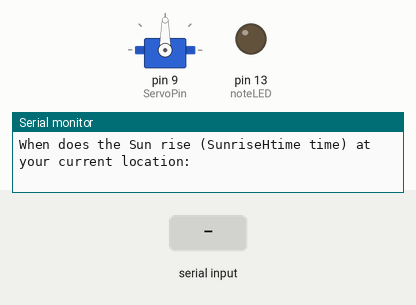
This sketch was run on a simulated Arduino Uno, built with avr-gcc and run on an emulated ATmega328P. Parts: servo, output pins drawn as LEDs (lit = HIGH), the last lines printed to the serial monitor. The inputs (shaded band) are chosen by the test bench.

Above: at 0.9 s.
1.0 s: "90,45,200,10\n" received over Serial
At 1.8 s:
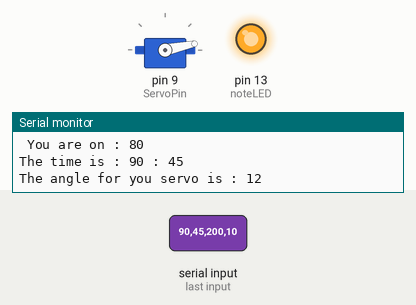
At 7.8 s:
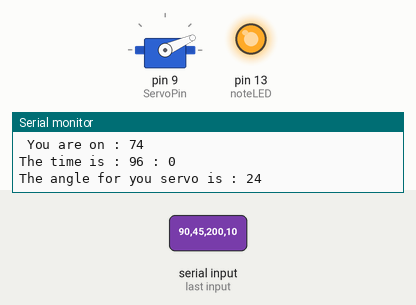
Timing chart, 0 to 17.5 s (numbered marks = the images above; inputs shaded):
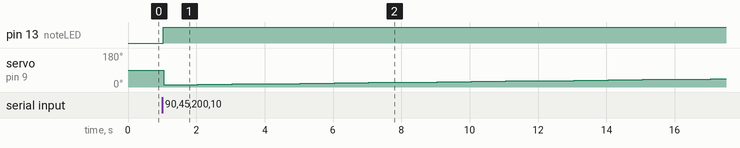

The sketch:

Backup1.ino
```cpp
#include <Servo.h> // Open up the servo motor library.


int SunriseHtime;
int sunriseSecondVariable;
int SunriseMtime;
int sunriseMsecond;

int ServoPin = 9;

int sunsetHours;
int sunsetMinutes;

int Time_In_Between_Hours;
int TimeInHoursM;
int Time_In_Between_Minutes;
int Total_Time;
int TotalTime_Number;
int Angle;

int i;

int noteLED = 13;

int oneTWO;
int twoTWO;

int TIPD;
int TIPD2;


Servo sunFollower ;

void setup() {

  Serial.begin(115200);
  sunFollower.attach(ServoPin);


  pinMode(noteLED , OUTPUT);


  Serial.println("When does the Sun rise (SunriseHtime time) at your current location: ");
  while (Serial.available()==0 ){}
  SunriseHtime = Serial.parseInt();

  Serial.println("When does the Sun rise (SunriseMtime time) at your current location: ");
  while (Serial.available()==0 ){}
  SunriseMtime = Serial.parseInt();


  Serial.println("When does the Sun set (sunsetHours time) at your current location: ");
  while (Serial.available()==0 ){}
  sunsetHours = Serial.parseInt();

  Serial.println("When does the Sun set (sunsetMinutes time) at your current location: ");
  while (Serial.available()==0 ){}
  sunsetMinutes = Serial.parseInt();


}

void loop() {

  //sunFollower.write(78);


  Time_In_Between_Hours = sunsetHours - SunriseHtime;
  Serial.print("The time in between your sunrise and sunset is : ");
  Serial.println(Time_In_Between_Hours);


  TimeInHoursM = Time_In_Between_Hours*60;
  Serial.print("The time in between your sunrise and sunset in minutes is : ");
  Serial.println(TimeInHoursM);


  Time_In_Between_Minutes = sunsetMinutes - SunriseMtime;
  Serial.print("The time in between your SunriseMtime and sunsetMinutes : ");
  Serial.println(Time_In_Between_Minutes);


  Total_Time = TimeInHoursM + Time_In_Between_Minutes;

  Serial.print("Your Total_Time is : ");
  Serial.println(Total_Time);


  oneTWO = Total_Time/160;
  Serial.print("Your first two is :  ");
  Serial.println(oneTWO);

  twoTWO = 2*oneTWO;
  Serial.print("Your second two is :  ");
  Serial.println(twoTWO);


  TotalTime_Number = Total_Time/twoTWO;
  Serial.print("Your TotalTime_Number is : ");
  Serial.println(TotalTime_Number);


  Angle = 10;
  sunFollower.write(Angle);

  TIPD = Total_Time/160;
  TIPD2 = TIPD*2;


  sunriseSecondVariable = SunriseHtime;
  sunriseMsecond = SunriseMtime;


  i=0;

  while (TotalTime_Number!= 0) {
    Angle = Angle + 2;

    sunFollower.write(Angle);

    digitalWrite(noteLED , HIGH);

    Serial.print(" You are on : ");
    Serial.println(TotalTime_Number);
    Serial.print("The time is : " );
    Serial.print(sunriseSecondVariable);
    Serial.print(" : ");
    Serial.println(sunriseMsecond);

    sunriseMsecond = sunriseMsecond + TIPD2;
    if (sunriseMsecond = 60) {
      sunriseSecondVariable = sunriseSecondVariable+1;
      sunriseMsecond = 0;

    }

    else if(sunriseSecondVariable == sunsetHours and sunriseMsecond == sunsetMinutes) {
      Serial.print("That was one day. Good Night");
    }

    Serial.print("The angle for you servo is : ");
    Serial.println(Angle);
    TotalTime_Number = TotalTime_Number - 1;
    //delay(twoTWO);
    delay(1000);

    digitalWrite(noteLED , LOW);

}


    digitalWrite(noteLED , HIGH);


   delay(2000);

   digitalWrite(noteLED , LOW);
  // sunFollower.write(10);


}
```

Measured:
- after the input at 1.0 s, pin 13 (noteLED): LOW → HIGH at once; servo on pin 9 (ServoPin): 90° → 12° at once, → 14° 1.0 s later, → 16° 1.0 s later, → 18° 1.0 s later, … (17 changes in this stretch)
